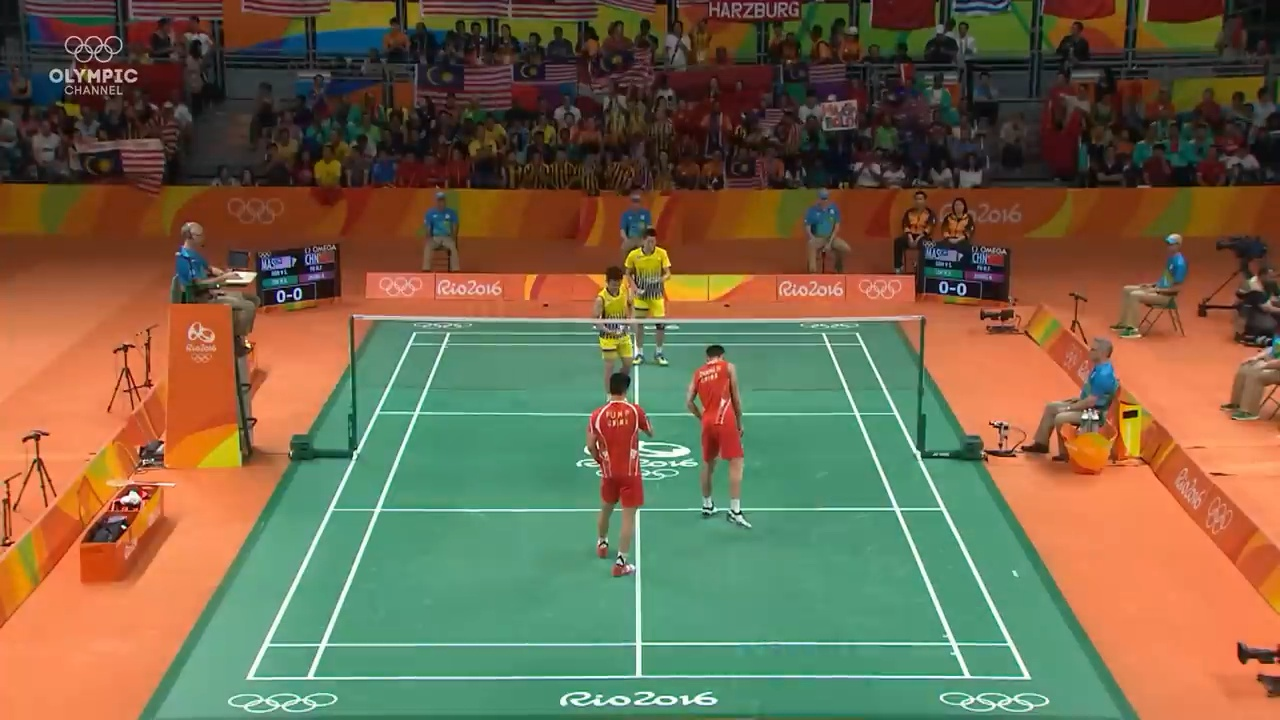
#> input picture jupyter/3.jpeg, 1280 x 720 px
$ python task2.py
#> lines starting #> are read from the running program, lines starting #| are printed output that depends on the picture; after the words box and inside, x2 and y2 are one past the last pixel; in counts of white or black regions, pixels touching at a corner belong together
#> further down, image is the input picture: shape (720, 1280, 3); mean B, G, R 74.1, 102.5, 117.3
#> `hsv_img = cv.cvtColor(image, cv.COLOR_BGR2HSV)`: hsv_img: shape (720, 1280, 3); mean H, S, V 46.7, 137.5, 140
import cv2 as cv
import numpy as np

def on_trackbar_change(_):
    # 当滑动条改变时，更新HSV阈值，然后进行霍夫线变换并显示结果
    h_min = cv.getTrackbarPos('H low', 'image')
    h_max = cv.getTrackbarPos('H high', 'image')
    s_min = cv.getTrackbarPos('S low', 'image')
    s_max = cv.getTrackbarPos('S high', 'image')
    v_min = cv.getTrackbarPos('V low', 'image')
    v_max = cv.getTrackbarPos('V high', 'image')
    hsv_low = np.array([h_min, s_min, v_min])
    hsv_high = np.array([h_max, s_max, v_max])

    mask = cv.inRange(hsv_img, hsv_low, hsv_high)  # 创建HSV掩码
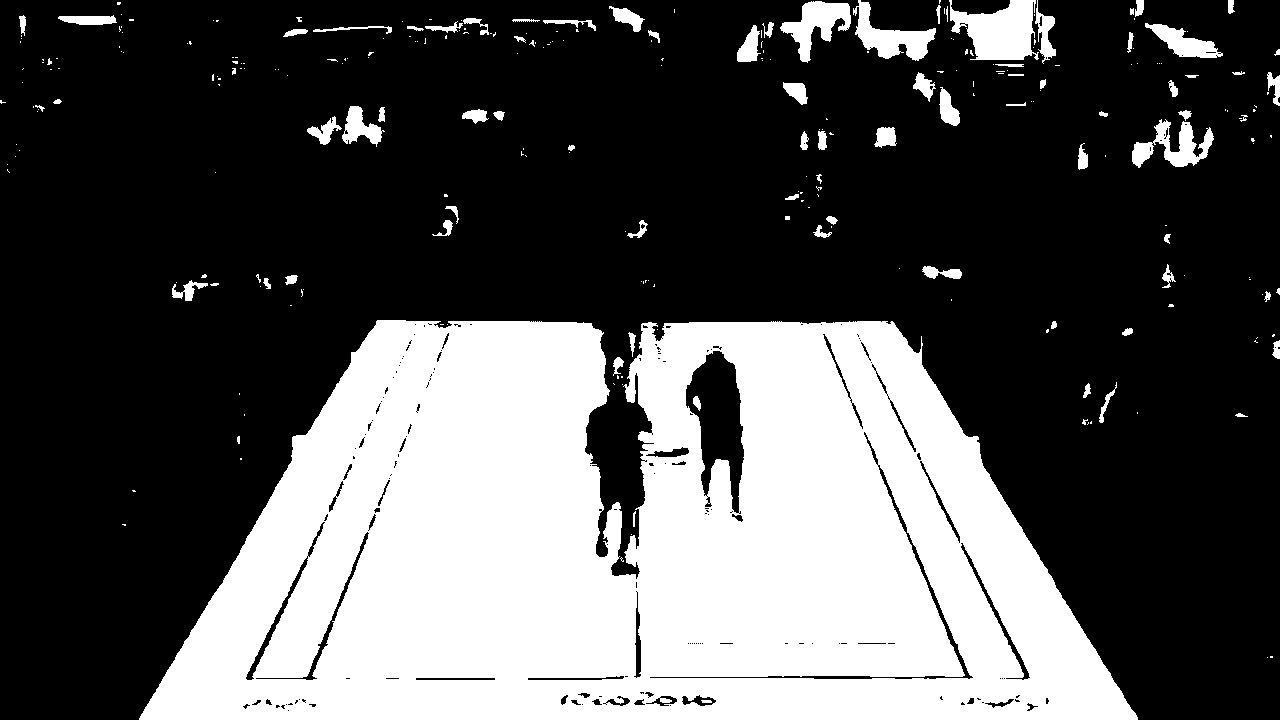
#> mask: shape (720, 1280); 32.9% white; 276 white regions (192 under 20 px), largest, box (x1, y1, x2, y2) and area: (139, 320, 1138, 720) 281784, (949, 0, 1039, 60) 3519, (853, 0, 936, 61) 2039
    roi = mask[p1[1]:p4[1], p1[0]:p4[0]]
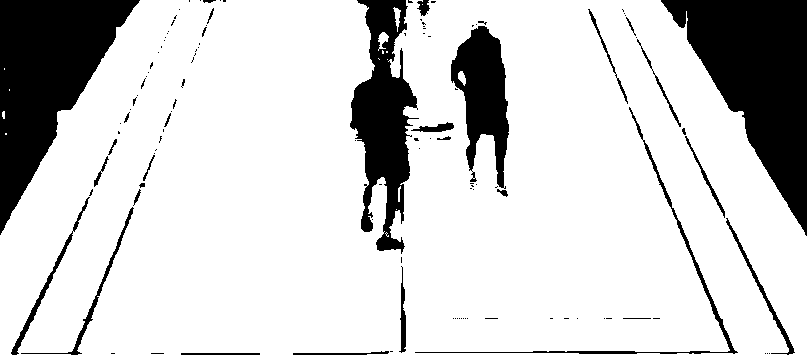
#> roi: shape (359, 807); 81.9% white; 118 black regions (88 under 20 px), largest, box (x1, y1, x2, y2) and area: (661, 0, 807, 236) 16797, (0, 0, 140, 235) 15743, (350, 0, 419, 254) 8758
    edges_roi = cv.Canny(roi, 50, 150, apertureSize=3)
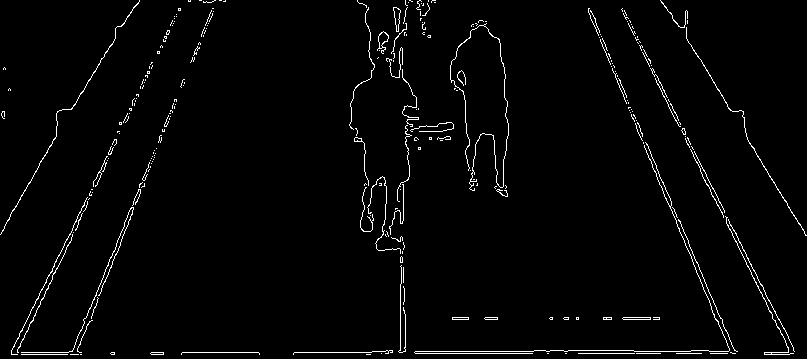
#> edges_roi: shape (359, 807); 2.3% white in thin lines or dots

    # 执行霍夫线变换
    linesP = cv.HoughLinesP(edges_roi, rho=1, theta=np.pi/90, threshold=105, minLineLength=5, maxLineGap=50)
#> linesP = [[11, 352, 414, 352], [381, 353, 793, 353], [372, 351, 567, 351], [72, 354, 215, 0], [11, 353, 179, 8], [670, 206, 718, 324], [622, 10, 788, 350], [74, 354, 213, 11], [534, 350, 633, 350], [400, 350, 400, 183], [764, 354, 789, 354], [624, 10, 685, 136]]
    result_img = np.zeros_like(hsv_img)  # 创建一个用于绘制线条的空图像

    # 在新图像上绘制所有检测到的线条
    if linesP is not None:
        for line in linesP:
            x1, y1, x2, y2 = line[0]
            cv.line(result_img, (x1 + p1[0], y1 + p1[1]), (x2 + p1[0], y2 + p1[1]), (0, 255, 0), 3)
#> this loop made 12 passes
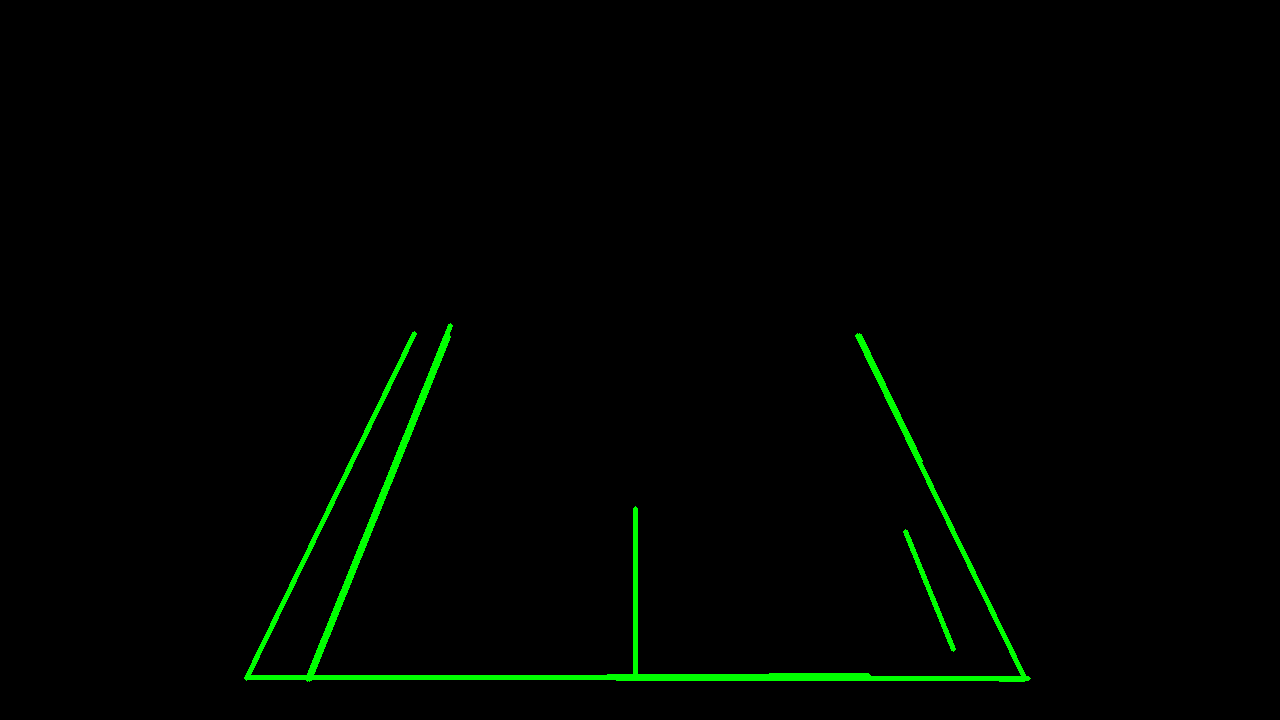
#> result_img: shape (720, 1280, 3); mean of channels 0, 1, 2 0, 3.5, 0; drawn as B, G, R
    # 显示结果
    cv.imshow('Detected Lines', result_img)


# 读取图片并转换为HSV
image = cv.imread('3.jpeg')
hsv_img = cv.cvtColor(image, cv.COLOR_BGR2HSV)

# 定义角点
p1, p2, p3, p4 = (235, 325), (1042, 325), (235, 684), (1042, 684)

# 创建滑动条窗口
cv.namedWindow('image')
cv.createTrackbar('H low', 'image', 35, 255, on_trackbar_change)
cv.createTrackbar('H high', 'image', 90, 255, on_trackbar_change)
cv.createTrackbar('S low', 'image', 43, 255, on_trackbar_change)
cv.createTrackbar('S high', 'image', 255, 255, on_trackbar_change)
cv.createTrackbar('V low', 'image', 35, 255, on_trackbar_change)
cv.createTrackbar('V high', 'image', 255, 255, on_trackbar_change)

cv.imshow('BGR', image)  # 显示原图
on_trackbar_change(None)  # 初始更新

while True:
    if cv.waitKey(1) & 0xFF == ord('q'):
#> (key q is pressed here)
        break

cv.destroyAllWindows()

$ run again, with jupyter/1.jpeg copied over jupyter/3.jpeg
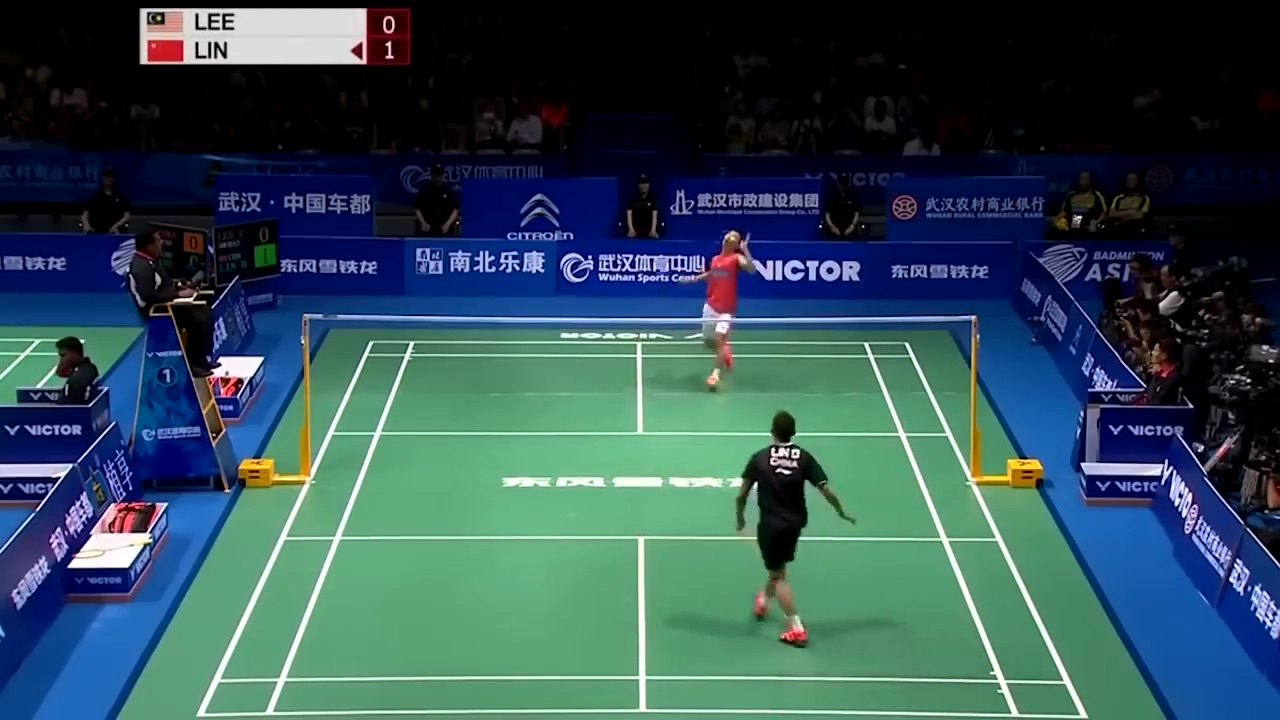
#> input picture jupyter/1.jpeg, 1280 x 720 px
#> image is the input picture: shape (720, 1280, 3); mean B, G, R 86.1, 78.9, 50.1
#> hsv_img: shape (720, 1280, 3); mean H, S, V 78.1, 133.8, 101.4
#> mask: shape (720, 1280); 33% white; 43 white regions (37 under 20 px), largest, box (x1, y1, x2, y2) and area: (202, 329, 1164, 720) 277959, (120, 484, 303, 720) 15624, (0, 326, 140, 404) 5939, (262, 380, 305, 474) 1975, (976, 381, 1020, 475) 1905, (254, 244, 276, 268) 466
#> roi: shape (359, 807); 84.7% white; 50 black regions (30 under 20 px), largest, box (x1, y1, x2, y2) and area: (0, 0, 807, 320) 28329, (495, 93, 592, 246) 6178, (30, 16, 412, 359) 3326
#> in on_trackbar_change, `edges_roi = cv.Canny(roi, 50, 150, apertureSize=3)`:
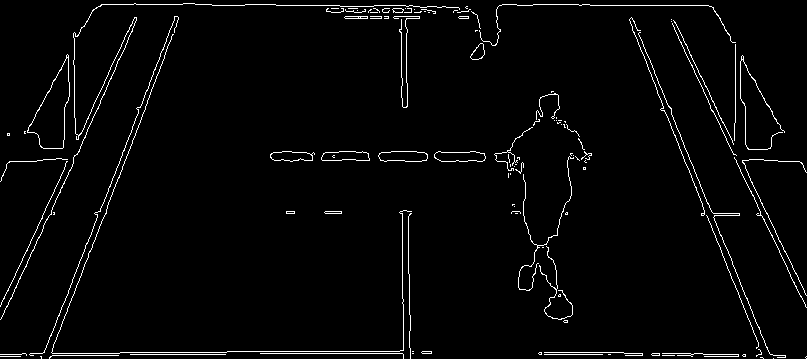
#> edges_roi: shape (359, 807); 2.7% white in thin lines or dots
#> linesP = 18 rows, first 6: [260, 353, 431, 353], [212, 5, 412, 5], [628, 5, 769, 353], [539, 354, 772, 354], [227, 351, 431, 351], [120, 352, 226, 352]
#> the loop in on_trackbar_change, `for line in linesP:` made 18 passes
#> after the loop in on_trackbar_change, `for line in linesP:`:
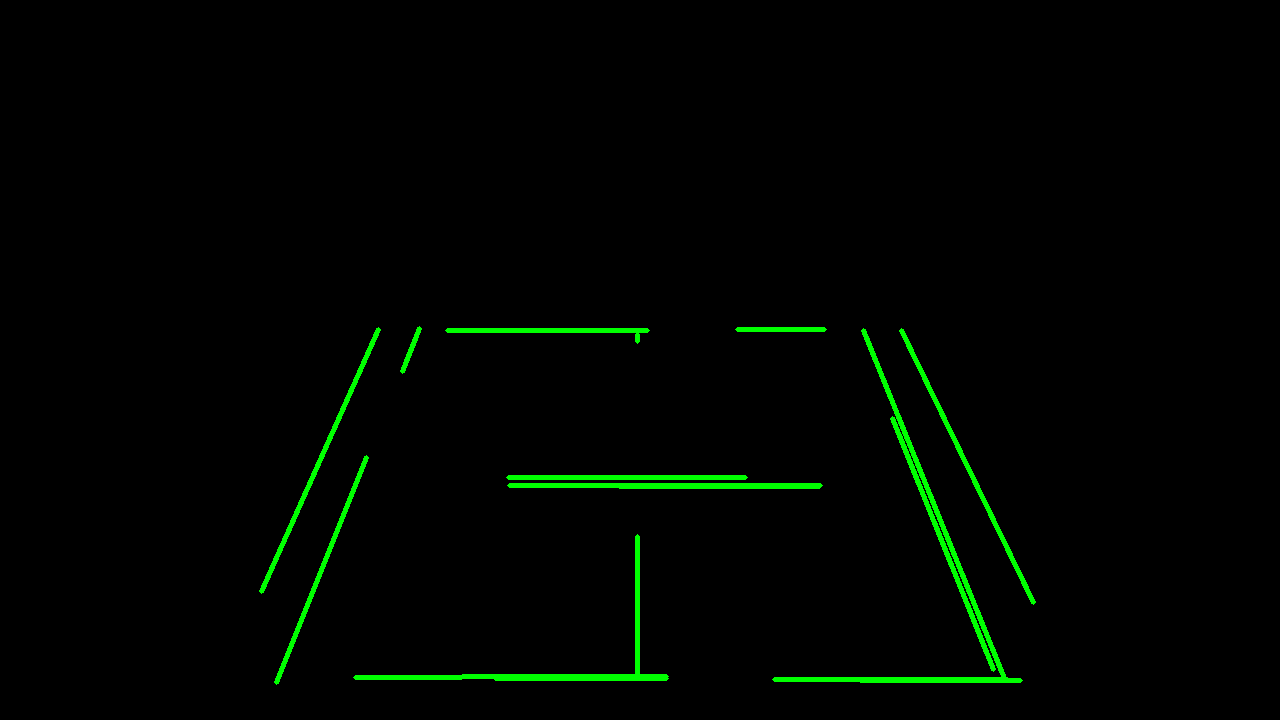
#> result_img: shape (720, 1280, 3); mean of channels 0, 1, 2 0, 4.5, 0; drawn as B, G, R
